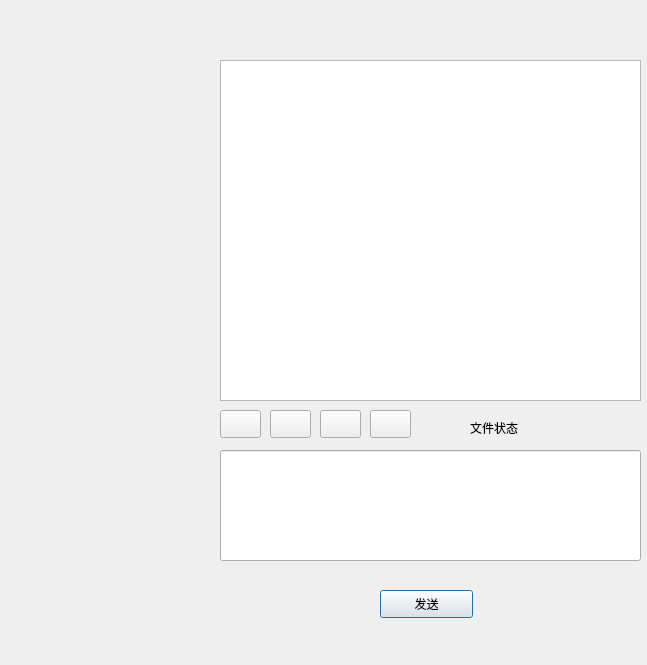
<?xml version="1.0" encoding="UTF-8"?>
<ui version="4.0">
 <class>chatDialog</class>
 <widget class="QDialog" name="chatDialog">
  <property name="geometry">
   <rect>
    <x>0</x>
    <y>0</y>
    <width>647</width>
    <height>665</height>
   </rect>
  </property>
  <property name="windowTitle">
   <string>Dialog</string>
  </property>
  <widget class="QFrame" name="frame_left">
   <property name="geometry">
    <rect>
     <x>10</x>
     <y>60</y>
     <width>191</width>
     <height>601</height>
    </rect>
   </property>
   <property name="frameShape">
    <enum>QFrame::NoFrame</enum>
   </property>
   <property name="frameShadow">
    <enum>QFrame::Raised</enum>
   </property>
   <widget class="QLabel" name="photolabel">
    <property name="geometry">
     <rect>
      <x>30</x>
      <y>20</y>
      <width>121</width>
      <height>561</height>
     </rect>
    </property>
    <property name="autoFillBackground">
     <bool>true</bool>
    </property>
    <property name="text">
     <string/>
    </property>
   </widget>
  </widget>
  <widget class="QFrame" name="frame_right">
   <property name="geometry">
    <rect>
     <x>210</x>
     <y>50</y>
     <width>431</width>
     <height>611</height>
    </rect>
   </property>
   <property name="frameShape">
    <enum>QFrame::NoFrame</enum>
   </property>
   <property name="frameShadow">
    <enum>QFrame::Raised</enum>
   </property>
   <widget class="QTextBrowser" name="textBrowser">
    <property name="geometry">
     <rect>
      <x>10</x>
      <y>10</y>
      <width>421</width>
      <height>341</height>
     </rect>
    </property>
   </widget>
   <widget class="QLineEdit" name="lineEdit">
    <property name="geometry">
     <rect>
      <x>10</x>
      <y>400</y>
      <width>421</width>
      <height>111</height>
     </rect>
    </property>
   </widget>
   <widget class="QPushButton" name="sendmes">
    <property name="geometry">
     <rect>
      <x>170</x>
      <y>540</y>
      <width>93</width>
      <height>28</height>
     </rect>
    </property>
    <property name="text">
     <string>发送</string>
    </property>
   </widget>
   <widget class="QPushButton" name="upfile">
    <property name="geometry">
     <rect>
      <x>10</x>
      <y>360</y>
      <width>41</width>
      <height>28</height>
     </rect>
    </property>
    <property name="text">
     <string/>
    </property>
    <property name="icon">
     <iconset>
      <normaloff>res/up.ico</normaloff>res/up.ico</iconset>
    </property>
   </widget>
   <widget class="QPushButton" name="file">
    <property name="geometry">
     <rect>
      <x>60</x>
      <y>360</y>
      <width>41</width>
      <height>28</height>
     </rect>
    </property>
    <property name="text">
     <string/>
    </property>
    <property name="icon">
     <iconset>
      <normaloff>res/file.ico</normaloff>res/file.ico</iconset>
    </property>
   </widget>
   <widget class="QLabel" name="filestate">
    <property name="geometry">
     <rect>
      <x>260</x>
      <y>370</y>
      <width>91</width>
      <height>16</height>
     </rect>
    </property>
    <property name="text">
     <string>文件状态</string>
    </property>
   </widget>
   <widget class="QPushButton" name="audiochoose">
    <property name="geometry">
     <rect>
      <x>110</x>
      <y>360</y>
      <width>41</width>
      <height>28</height>
     </rect>
    </property>
    <property name="text">
     <string/>
    </property>
    <property name="icon">
     <iconset>
      <normaloff>res/audio.png</normaloff>res/audio.png</iconset>
    </property>
   </widget>
   <widget class="QPushButton" name="videochoose">
    <property name="geometry">
     <rect>
      <x>160</x>
      <y>360</y>
      <width>41</width>
      <height>28</height>
     </rect>
    </property>
    <property name="text">
     <string/>
    </property>
    <property name="icon">
     <iconset>
      <normaloff>res/video.ico</normaloff>res/video.ico</iconset>
    </property>
   </widget>
  </widget>
  <widget class="QLabel" name="top_label">
   <property name="geometry">
    <rect>
     <x>10</x>
     <y>0</y>
     <width>631</width>
     <height>51</height>
    </rect>
   </property>
   <property name="autoFillBackground">
    <bool>true</bool>
   </property>
   <property name="text">
    <string/>
   </property>
  </widget>
 </widget>
 <resources/>
 <connections/>
</ui>
